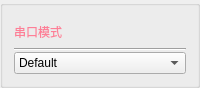
               <widget class="QGroupBox" name="comSetGroupBox">
                <property name="font">
                 <font/>
                </property>
                <layout class="QGridLayout" name="gridLayout_10">
                 <property name="sizeConstraint">
                  <enum>QLayout::SetMaximumSize</enum>
                 </property>
                 <property name="spacing">
                  <number>0</number>
                 </property>
                 <item row="0" column="0">
                  <widget class="QLabel" name="label_7">
                   <property name="maximumSize">
                    <size>
                     <width>16777215</width>
                     <height>30</height>
                    </size>
                   </property>
                   <property name="font">
                    <font>
                     <pointsize>9</pointsize>
                     <italic>false</italic>
                     <bold>false</bold>
                    </font>
                   </property>
                   <property name="mouseTracking">
                    <bool>false</bool>
                   </property>
                   <property name="tabletTracking">
                    <bool>false</bool>
                   </property>
                   <property name="styleSheet">
                    <string notr="true">font: 9pt &quot;Microsoft YaHei UI&quot;;
color:rgb(253, 127, 151);</string>
                   </property>
                   <property name="text">
                    <string>串口模式</string>
                   </property>
                  </widget>
                 </item>
                 <item row="1" column="0">
                  <widget class="Line" name="line_5">
                   <property name="maximumSize">
                    <size>
                     <width>16777215</width>
                     <height>5</height>
                    </size>
                   </property>
                   <property name="font">
                    <font/>
                   </property>
                   <property name="mouseTracking">
                    <bool>false</bool>
                   </property>
                   <property name="tabletTracking">
                    <bool>false</bool>
                   </property>
                   <property name="orientation">
                    <enum>Qt::Horizontal</enum>
                   </property>
                  </widget>
                 </item>
                 <item row="2" column="0">
                  <widget class="LComboBox" name="comboBox_2">
                   <property name="font">
                    <font/>
                   </property>
                   <property name="mouseTracking">
                    <bool>false</bool>
                   </property>
                   <property name="tabletTracking">
                    <bool>false</bool>
                   </property>
                   <item>
                    <property name="text">
                     <string>Default</string>
                    </property>
                   </item>
                   <item>
                    <property name="text">
                     <string>Compare</string>
                    </property>
                   </item>
                  </widget>
                 </item>
                </layout>
               </widget>
